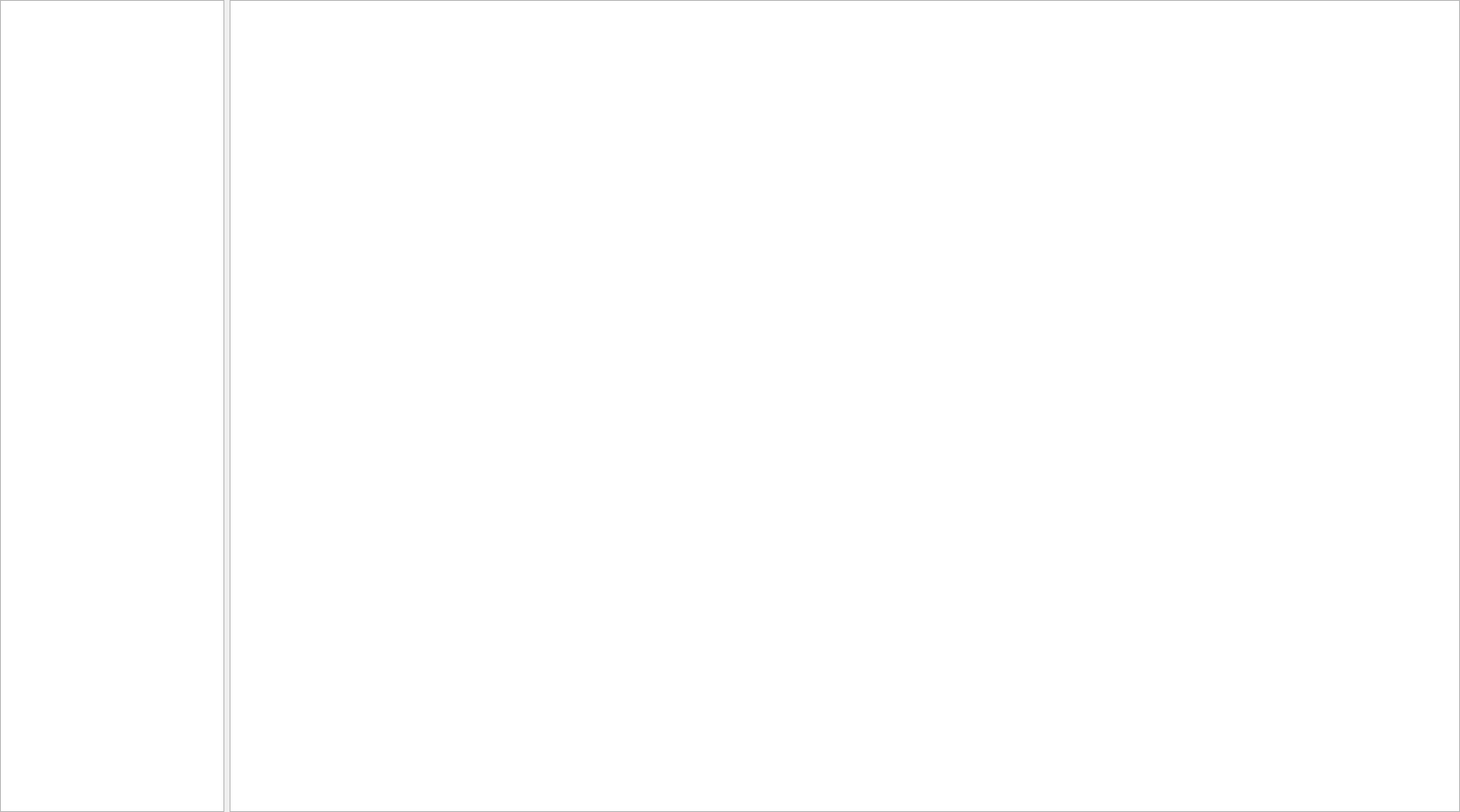
<?xml version="1.0" encoding="UTF-8"?>
<ui version="4.0">
 <class>MainWindow</class>
 <widget class="QMainWindow" name="MainWindow">
  <property name="geometry">
   <rect>
    <x>0</x>
    <y>0</y>
    <width>1666</width>
    <height>927</height>
   </rect>
  </property>
  <property name="windowTitle">
   <string>MainWindow</string>
  </property>
  <widget class="QWidget" name="centralwidget">
   <property name="sizePolicy">
    <sizepolicy hsizetype="Expanding" vsizetype="Expanding">
     <horstretch>0</horstretch>
     <verstretch>0</verstretch>
    </sizepolicy>
   </property>
   <property name="maximumSize">
    <size>
     <width>16777215</width>
     <height>16777215</height>
    </size>
   </property>
   <property name="font">
    <font>
     <family>.AppleSystemUIFont</family>
    </font>
   </property>
   <layout class="QGridLayout" name="gridLayout_2" rowstretch="0" columnstretch="0,0">
    <property name="leftMargin">
     <number>0</number>
    </property>
    <property name="topMargin">
     <number>0</number>
    </property>
    <property name="rightMargin">
     <number>0</number>
    </property>
    <property name="bottomMargin">
     <number>0</number>
    </property>
    <item row="0" column="0">
     <widget class="presentations::SlidePreviewListView" name="previewList">
      <property name="sizePolicy">
       <sizepolicy hsizetype="Preferred" vsizetype="Preferred">
        <horstretch>0</horstretch>
        <verstretch>0</verstretch>
       </sizepolicy>
      </property>
      <property name="minimumSize">
       <size>
        <width>200</width>
        <height>0</height>
       </size>
      </property>
      <property name="mouseTracking">
       <bool>true</bool>
      </property>
      <property name="autoFillBackground">
       <bool>false</bool>
      </property>
      <property name="styleSheet">
       <string notr="true">QListView {
	show-decoration-selected: 1;
}
QListView::item {
	border: 1px solid transparent;
}</string>
      </property>
      <property name="verticalScrollBarPolicy">
       <enum>Qt::ScrollBarPolicy::ScrollBarAlwaysOff</enum>
      </property>
      <property name="horizontalScrollBarPolicy">
       <enum>Qt::ScrollBarPolicy::ScrollBarAlwaysOff</enum>
      </property>
      <property name="resizeMode">
       <enum>QListView::ResizeMode::Adjust</enum>
      </property>
     </widget>
    </item>
    <item row="0" column="1">
     <widget class="presentations::CanvasView" name="graphicsView">
      <property name="verticalScrollBarPolicy">
       <enum>Qt::ScrollBarPolicy::ScrollBarAlwaysOff</enum>
      </property>
      <property name="horizontalScrollBarPolicy">
       <enum>Qt::ScrollBarPolicy::ScrollBarAlwaysOff</enum>
      </property>
     </widget>
    </item>
   </layout>
  </widget>
 </widget>
 <customwidgets>
  <customwidget>
   <class>presentations::CanvasView</class>
   <extends>QGraphicsView</extends>
   <header location="global">presentations/CanvasView.hpp</header>
  </customwidget>
  <customwidget>
   <class>presentations::SlidePreviewListView</class>
   <extends>QListView</extends>
   <header location="global">presentations/SlidePreviewListView.hpp</header>
  </customwidget>
 </customwidgets>
 <resources/>
 <connections/>
</ui>
